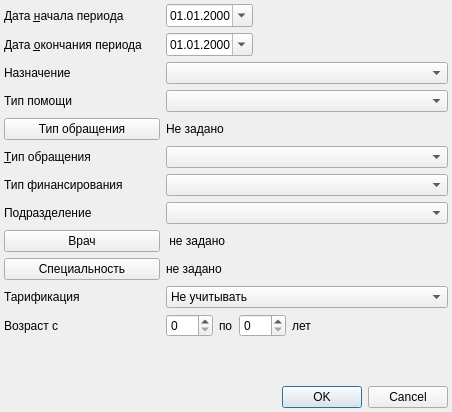
<?xml version="1.0" encoding="UTF-8"?>
<ui version="4.0">
 <class>ReportTreatmentsSetupDialog</class>
 <widget class="QDialog" name="ReportTreatmentsSetupDialog">
  <property name="geometry">
   <rect>
    <x>0</x>
    <y>0</y>
    <width>452</width>
    <height>412</height>
   </rect>
  </property>
  <property name="windowTitle">
   <string>Dialog</string>
  </property>
  <layout class="QGridLayout" name="gridLayout">
   <property name="margin">
    <number>4</number>
   </property>
   <item row="1" column="1" colspan="3">
    <widget class="CDateEdit" name="edtEndDate">
     <property name="sizePolicy">
      <sizepolicy hsizetype="Maximum" vsizetype="Fixed">
       <horstretch>0</horstretch>
       <verstretch>0</verstretch>
      </sizepolicy>
     </property>
     <property name="displayFormat">
      <string>dd.MM.yyyy</string>
     </property>
     <property name="calendarPopup">
      <bool>true</bool>
     </property>
    </widget>
   </item>
   <item row="2" column="0">
    <widget class="QLabel" name="lblPurpose">
     <property name="text">
      <string>Назначение</string>
     </property>
    </widget>
   </item>
   <item row="2" column="1" colspan="4">
    <widget class="CRBComboBox" name="cmbPurpose"/>
   </item>
   <item row="3" column="0">
    <widget class="QLabel" name="lblMedicalAidType">
     <property name="text">
      <string>Тип помощи</string>
     </property>
    </widget>
   </item>
   <item row="7" column="1" colspan="4">
    <widget class="COrgStructureComboBox" name="cmbOrgStructure"/>
   </item>
   <item row="3" column="1" colspan="4">
    <widget class="CRBComboBox" name="cmbMedicalAidType"/>
   </item>
   <item row="0" column="0">
    <widget class="QLabel" name="lblBegDate">
     <property name="text">
      <string>Дата &amp;начала периода</string>
     </property>
     <property name="buddy">
      <cstring>edtBegDate</cstring>
     </property>
    </widget>
   </item>
   <item row="1" column="0">
    <widget class="QLabel" name="lblEndDate">
     <property name="text">
      <string>Дата &amp;окончания периода</string>
     </property>
     <property name="buddy">
      <cstring>edtEndDate</cstring>
     </property>
    </widget>
   </item>
   <item row="0" column="1" colspan="3">
    <widget class="CDateEdit" name="edtBegDate">
     <property name="sizePolicy">
      <sizepolicy hsizetype="Maximum" vsizetype="Fixed">
       <horstretch>0</horstretch>
       <verstretch>0</verstretch>
      </sizepolicy>
     </property>
     <property name="displayFormat">
      <string>dd.MM.yyyy</string>
     </property>
     <property name="calendarPopup">
      <bool>true</bool>
     </property>
    </widget>
   </item>
   <item row="5" column="0">
    <widget class="QLabel" name="lblEventType">
     <property name="text">
      <string>&amp;Тип обращения</string>
     </property>
     <property name="buddy">
      <cstring>cmbEventType</cstring>
     </property>
    </widget>
   </item>
   <item row="5" column="1" colspan="4">
    <widget class="CRBComboBox" name="cmbEventType"/>
   </item>
   <item row="6" column="0">
    <widget class="QLabel" name="lblFinance">
     <property name="text">
      <string>Тип финансирования</string>
     </property>
    </widget>
   </item>
   <item row="6" column="1" colspan="4">
    <widget class="CRBComboBox" name="cmbFinance"/>
   </item>
   <item row="7" column="0">
    <widget class="QLabel" name="lblOrgStructure">
     <property name="text">
      <string>Подразделение</string>
     </property>
    </widget>
   </item>
   <item row="8" column="0">
    <widget class="QPushButton" name="btnPersonList">
     <property name="text">
      <string>Врач</string>
     </property>
    </widget>
   </item>
   <item row="8" column="1" colspan="4">
    <widget class="QLabel" name="lblPersonList">
     <property name="text">
      <string> не задано</string>
     </property>
     <property name="wordWrap">
      <bool>true</bool>
     </property>
    </widget>
   </item>
   <item row="10" column="0">
    <widget class="QLabel" name="lblTariffing">
     <property name="text">
      <string>Тарификация</string>
     </property>
    </widget>
   </item>
   <item row="10" column="1" colspan="4">
    <widget class="QComboBox" name="cmbTariffing">
     <item>
      <property name="text">
       <string>Не учитывать</string>
      </property>
     </item>
     <item>
      <property name="text">
       <string>Учитывать</string>
      </property>
     </item>
    </widget>
   </item>
   <item row="11" column="0">
    <widget class="QLabel" name="lblAge">
     <property name="text">
      <string>Возраст с</string>
     </property>
     <property name="buddy">
      <cstring>edtAgeFrom</cstring>
     </property>
    </widget>
   </item>
   <item row="11" column="1">
    <widget class="QSpinBox" name="edtAgeFrom">
     <property name="sizePolicy">
      <sizepolicy hsizetype="Maximum" vsizetype="Fixed">
       <horstretch>0</horstretch>
       <verstretch>0</verstretch>
      </sizepolicy>
     </property>
     <property name="maximum">
      <number>150</number>
     </property>
    </widget>
   </item>
   <item row="11" column="2">
    <widget class="QLabel" name="lblAgeTo">
     <property name="sizePolicy">
      <sizepolicy hsizetype="Maximum" vsizetype="Preferred">
       <horstretch>0</horstretch>
       <verstretch>0</verstretch>
      </sizepolicy>
     </property>
     <property name="text">
      <string>по</string>
     </property>
     <property name="buddy">
      <cstring>edtAgeTo</cstring>
     </property>
    </widget>
   </item>
   <item row="11" column="3">
    <widget class="QSpinBox" name="edtAgeTo">
     <property name="sizePolicy">
      <sizepolicy hsizetype="Maximum" vsizetype="Fixed">
       <horstretch>0</horstretch>
       <verstretch>0</verstretch>
      </sizepolicy>
     </property>
     <property name="maximum">
      <number>150</number>
     </property>
    </widget>
   </item>
   <item row="11" column="4">
    <widget class="QLabel" name="lblAgeYears">
     <property name="text">
      <string>лет</string>
     </property>
     <property name="buddy">
      <cstring>edtAgeTo</cstring>
     </property>
    </widget>
   </item>
   <item row="12" column="0" colspan="5">
    <spacer name="verticalSpacer">
     <property name="orientation">
      <enum>Qt::Vertical</enum>
     </property>
     <property name="sizeHint" stdset="0">
      <size>
       <width>20</width>
       <height>40</height>
      </size>
     </property>
    </spacer>
   </item>
   <item row="13" column="0" colspan="5">
    <widget class="QDialogButtonBox" name="buttonBox">
     <property name="orientation">
      <enum>Qt::Horizontal</enum>
     </property>
     <property name="standardButtons">
      <set>QDialogButtonBox::Cancel|QDialogButtonBox::Ok</set>
     </property>
    </widget>
   </item>
   <item row="4" column="0">
    <widget class="QPushButton" name="btnEventTypeList">
     <property name="text">
      <string>Тип обращения</string>
     </property>
    </widget>
   </item>
   <item row="4" column="1" colspan="4">
    <widget class="QLabel" name="lblEventTypeList">
     <property name="text">
      <string>Не задано</string>
     </property>
     <property name="wordWrap">
      <bool>true</bool>
     </property>
    </widget>
   </item>
   <item row="9" column="0">
    <widget class="QPushButton" name="btnSpecialityList">
     <property name="text">
      <string>Специальность</string>
     </property>
    </widget>
   </item>
   <item row="9" column="1" colspan="4">
    <widget class="QLabel" name="lblSpecialityList">
     <property name="text">
      <string>не задано</string>
     </property>
     <property name="wordWrap">
      <bool>true</bool>
     </property>
    </widget>
   </item>
  </layout>
 </widget>
 <customwidgets>
  <customwidget>
   <class>COrgStructureComboBox</class>
   <extends>QComboBox</extends>
   <header>Orgs/OrgStructComboBoxes.h</header>
  </customwidget>
  <customwidget>
   <class>CRBComboBox</class>
   <extends>QComboBox</extends>
   <header>library/crbcombobox.h</header>
  </customwidget>
  <customwidget>
   <class>CDateEdit</class>
   <extends>QDateEdit</extends>
   <header>library/DateEdit</header>
  </customwidget>
 </customwidgets>
 <tabstops>
  <tabstop>edtBegDate</tabstop>
  <tabstop>edtEndDate</tabstop>
  <tabstop>cmbPurpose</tabstop>
  <tabstop>cmbMedicalAidType</tabstop>
  <tabstop>btnEventTypeList</tabstop>
  <tabstop>cmbEventType</tabstop>
  <tabstop>cmbFinance</tabstop>
  <tabstop>cmbOrgStructure</tabstop>
  <tabstop>btnPersonList</tabstop>
  <tabstop>cmbTariffing</tabstop>
  <tabstop>edtAgeFrom</tabstop>
  <tabstop>edtAgeTo</tabstop>
  <tabstop>buttonBox</tabstop>
 </tabstops>
 <resources/>
 <connections>
  <connection>
   <sender>buttonBox</sender>
   <signal>accepted()</signal>
   <receiver>ReportTreatmentsSetupDialog</receiver>
   <slot>accept()</slot>
   <hints>
    <hint type="sourcelabel">
     <x>248</x>
     <y>254</y>
    </hint>
    <hint type="destinationlabel">
     <x>157</x>
     <y>274</y>
    </hint>
   </hints>
  </connection>
  <connection>
   <sender>buttonBox</sender>
   <signal>rejected()</signal>
   <receiver>ReportTreatmentsSetupDialog</receiver>
   <slot>reject()</slot>
   <hints>
    <hint type="sourcelabel">
     <x>316</x>
     <y>260</y>
    </hint>
    <hint type="destinationlabel">
     <x>286</x>
     <y>274</y>
    </hint>
   </hints>
  </connection>
 </connections>
</ui>
